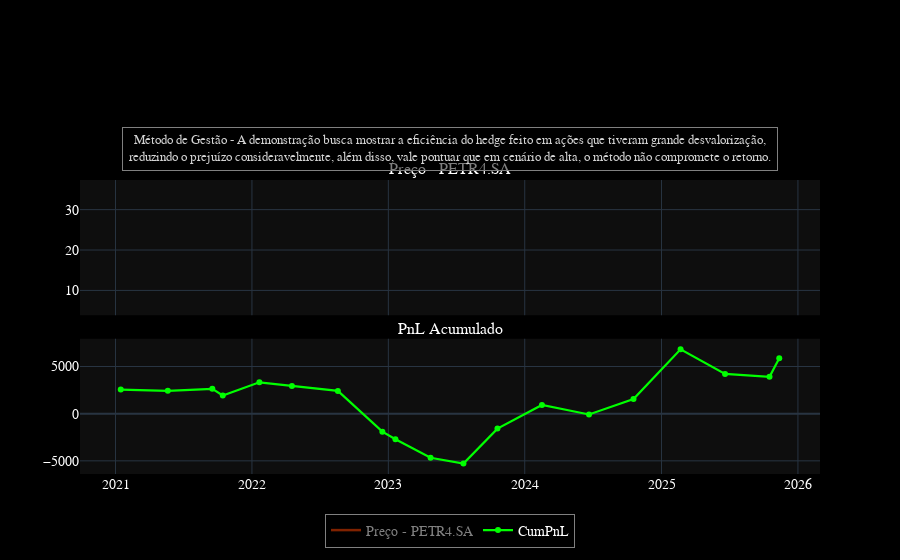

The notebook cell this image was saved under:
### Code cell
# =============================================================================
# 4) Exemplo de uso (descomente para rodar localmente)
# =============================================================================
if __name__ == "__main__":
    # Bibliotecas
    import yfinance as yf
    import plotly.graph_objects as go
    from plotly.subplots import make_subplots

    # Download da ação
    ticker = 'PETR4.SA'
    start = '2020-10-05'
    dados = yf.download(ticker, start=start, interval='1d', progress=False)
    
    log, resumo = simulate_collar_with_qty(
    dados,
    r=0.15,
    stock_qty=1000,   # quantidade de ações compradas
    put_qty=0,      # quantidade de puts compradas
    call_qty=1000    # quantidade de calls vendidas
)

    # Exibir cabeçalhos
    #print("LOG (amostra):")
    display(log)
    #print("\nRESUMO Por Ciclo:")
    display(resumo)
    
    # --- Corrigir o MultiIndex para uma série de preços
    precos = dados["Close"][ticker]   # ou "PETR4.SA" dependendo do ticker
    
# --- Subplots com eixo X compartilhado
fig = make_subplots(
    rows=2, cols=1, shared_xaxes=True, vertical_spacing=0.08,
    subplot_titles=(f"Preço - {ticker}", "PnL Acumulado"))

# --- 1) Preço da ação
fig.add_trace(go.Scatter(x=precos.index,y=precos,mode="lines",name=f"Preço - {ticker}",line=dict(color="orangered", width=2.5)),row=1, col=1)

# --- 2) PnL acumulado
fig.add_trace(go.Scatter(x=resumo["EndDate"],y=resumo["CumPnL"],mode="lines+markers",name="CumPnL",line=dict(color="lime", width=2.2),
                         marker=dict(size=6, symbol="circle", color="lime")),row=2, col=1)

# --- Layout refinado estilo dark
fig.update_layout(height=750,template="plotly_dark",title_text=" ",title_x=0.5,showlegend=True,
    legend=dict(orientation="h",yanchor="bottom",y=-0.25,xanchor="center",x=0.5,bgcolor="rgba(0,0,0,0.3)",bordercolor="gray",borderwidth=1),
    plot_bgcolor="rgba(15,15,15,0.95)",paper_bgcolor="rgba(0,0,0,1)",font=dict(size=14, family="Arial", color="white"),margin=dict(t=80, b=80))

fig.add_annotation(
    text="Método de Gestão - A demonstração busca mostrar a eficiência do hedge feito em ações que tiveram grande desvalorização,<br>"
            "reduzindo o prejuízo consideravelmente, além disso, vale pontuar que em cenário de alta, o método não compromete o retorno.<br>",
    
    xref="paper", yref="paper",
    x=0.5, y=1.18,   # <- sobe um pouco mais o texto
    showarrow=False,
    font=dict(size=13, color="lightgray"),
    align="center",
    bgcolor="rgba(0,0,0,0.5)",
    bordercolor="gray",
    borderwidth=1,
    borderpad=6)

# --- Ajustar margens para dar espaço
fig.update_layout(margin=dict(t=180, b=80))

fig.show()

"""
CODIGO INCORRETO, QUANTO MAIS PUTS COMPRADAS MAIOR O RETORNO?
DEVE VENDER A CALL NA MESMA DATA QUE COMPRA A PUT
TENTAR ROLAR CALL DE FORMA POSITIVA

"""

### Figure 1 — Plotly figure (JSON) as saved in the notebook; plotly's stock layout.template omitted (floating-point values rounded to 4 significant figures; data arrays with more than 128 entries replaced by an {"elided": "..."} marker saying what was removed)
{"data": [{"line": {"color": "orangered", "width": 2.5}, "mode": "lines", "name": "Preço - PETR4.SA", "type": "scatter", "visible": "legendonly", "x": {"elided": "1273 str values"}, "xaxis": "x", "y": {"elided": "1273 float values"}, "yaxis": "y"}, {"line": {"color": "lime", "width": 2.2}, "marker": {"color": "lime", "size": 6, "symbol": "circle"}, "mode": "lines+markers", "name": "CumPnL", "type": "scatter", "x": ["2021-01-15T00:00:00", "2021-05-21T00:00:00", "2021-09-17T00:00:00", "2021-10-15T00:00:00", "2022-01-21T00:00:00", "2022-04-18T00:00:00", "2022-08-19T00:00:00", "2022-12-16T00:00:00", "2023-01-20T00:00:00", "2023-04-24T00:00:00", "2023-07-21T00:00:00", "2023-10-20T00:00:00", "2024-02-16T00:00:00", "2024-06-21T00:00:00", "2024-10-18T00:00:00", "2025-02-21T00:00:00", "2025-06-20T00:00:00", "2025-10-17T00:00:00", "2025-11-12T00:00:00"], "xaxis": "x2", "y": [2557.0, 2420.0, 2639.0, 1932.0, 3326.0, 2926.0, 2414.0, -1904.0, -2712.0, -4678.0, -5280.0, -1583.0, 923.7, -83.85, 1547.0, 6827.0, 4215.0, 3910.0, 5882.0], "yaxis": "y2"}], "layout": {"annotations": [{"font": {"size": 16}, "showarrow": false, "text": "Preço - PETR4.SA", "x": 0.5, "xanchor": "center", "xref": "paper", "y": 1, "yanchor": "bottom", "yref": "paper"}, {"font": {"size": 16}, "showarrow": false, "text": "PnL Acumulado", "x": 0.5, "xanchor": "center", "xref": "paper", "y": 0.46, "yanchor": "bottom", "yref": "paper"}, {"align": "center", "bgcolor": "rgba(0, 0, 0, 0.5)", "bordercolor": "gray", "borderpad": 6, "borderwidth": 1, "font": {"color": "lightgray", "size": 13}, "showarrow": false, "text": "Método de Gestão - A demonstração busca mostrar a eficiência do hedge feito em ações que tiveram grande desvalorização,<br>reduzindo o prejuízo consideravelmente, além disso, vale pontuar que em cenário de alta, o método não compromete o retorno.<br>", "x": 0.5, "xref": "paper", "y": 1.18, "yref": "paper"}], "autosize": true, "font": {"color": "white", "family": "Arial", "size": 14}, "legend": {"bgcolor": "rgba(0, 0, 0, 0.3)", "bordercolor": "gray", "borderwidth": 1, "orientation": "h", "x": 0.5, "xanchor": "center", "y": -0.25, "yanchor": "bottom"}, "margin": {"b": 80, "t": 180}, "paper_bgcolor": "rgba(0, 0, 0, 1)", "plot_bgcolor": "rgba(15,15,15,0.95)", "showlegend": true, "title": {"text": " ", "x": 0.5}, "xaxis": {"anchor": "y", "autorange": true, "domain": [0, 1], "matches": "x2", "range": ["2020-09-30 05:47:15.3751", "2026-02-26 18:12:44.6249"], "showticklabels": false, "type": "date"}, "xaxis2": {"anchor": "y2", "autorange": true, "domain": [0, 1], "range": ["2020-09-30 05:47:15.3751", "2026-02-26 18:12:44.6249"], "type": "date"}, "yaxis": {"anchor": "x", "autorange": true, "domain": [0.54, 1], "range": [3.857, 37.34], "type": "linear"}, "yaxis2": {"anchor": "x2", "autorange": true, "domain": [0, 0.46], "range": [-6237.0, 7784.0], "type": "linear"}}}
